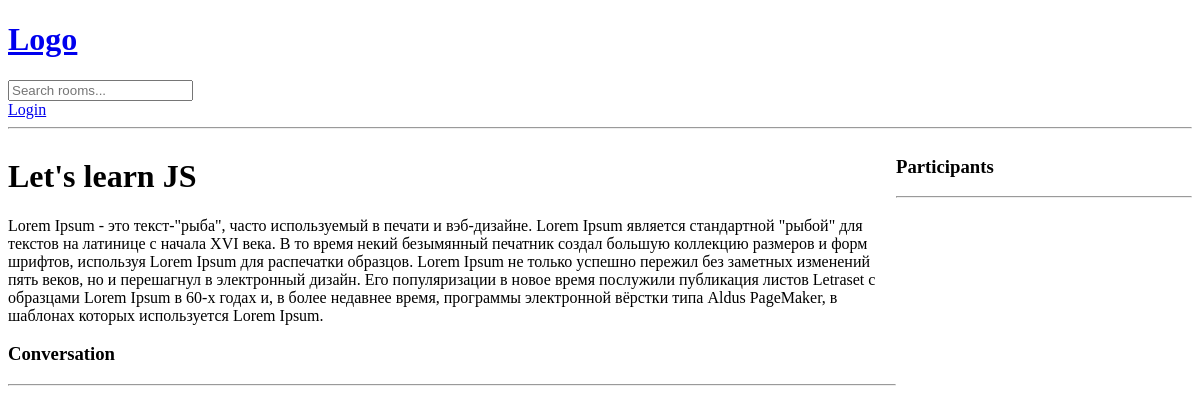
The app's page /room/1/, older data.
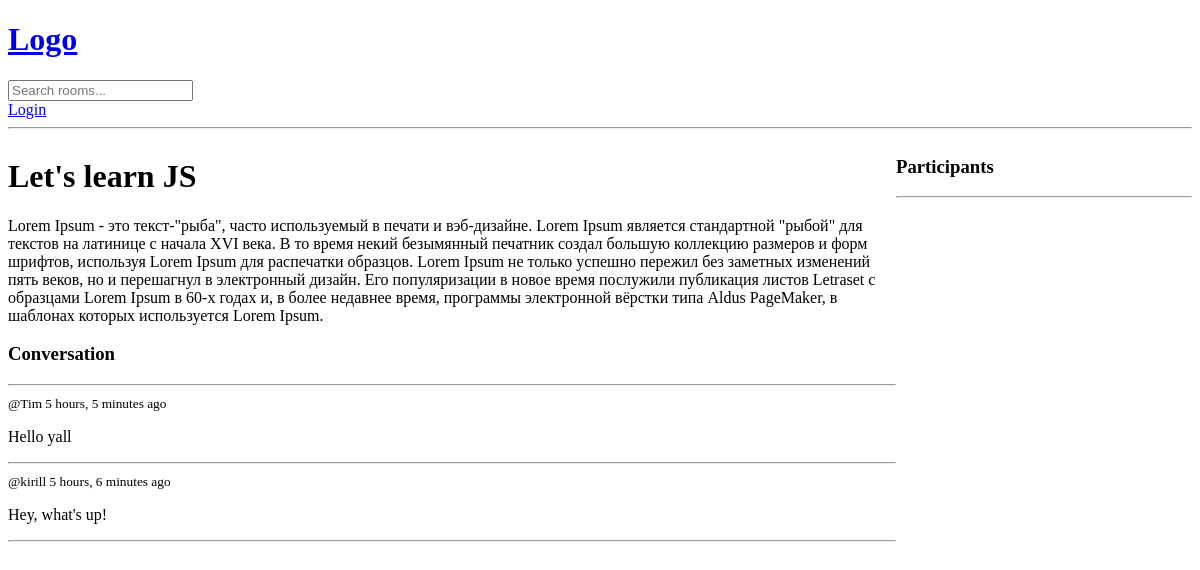
The same page, newer data.
### base/models.py (models this page shows, shortened)
class Message(models.Model):
    user = models.ForeignKey(User, on_delete=models.CASCADE)
    room = models.ForeignKey(Room, on_delete=models.CASCADE)
    body = models.TextField()
    updated = models.DateTimeField(auto_now=True)
    created = models.DateTimeField(auto_now_add=True)

### base/views.py (the view, shortened to what this page needs)
# urls.py: path('room/<str:pk>/', views.room, name='room'),
def room(request, pk):
    room = Room.objects.get(id=pk)
    room_messages = room.message_set.all().order_by('-created')
    participants = room.participants.all()
    context = {'room': room, "room_messages": room_messages, "participants": participants}
    return render(request, "base/room.html", context)

### base/templates/base/room.html (shortened to what this page needs)
{% extends 'main.html' %}
{% block content %}
<div class="room-container">
    <div>
    <h1>{{room.name}}</h1>
    <p>{{room.description}}</p>
    <div class="comment-wrapper">
        <h3>Conversation</h3>
        <hr>
        {% for message in room_messages %}
            <div>
                <small>@{{message.user}}  {{message.created|timesince}} ago</small>
                <p>{{message.body}}</p>
                <hr>
            </div>
        {% endfor %}
    </div>
    </div>
    <div>
        <h3>Participants</h3>
        <hr>
    </div>
</div>
{% endblock %}

Row changes from the older to the newer data that the page shows:
added Message: user "Tim", created "5 hours, 5 minutes", body "Hello yall"
added Message: user "kirill", created "5 hours, 6 minutes", body "Hey, what's up!"
